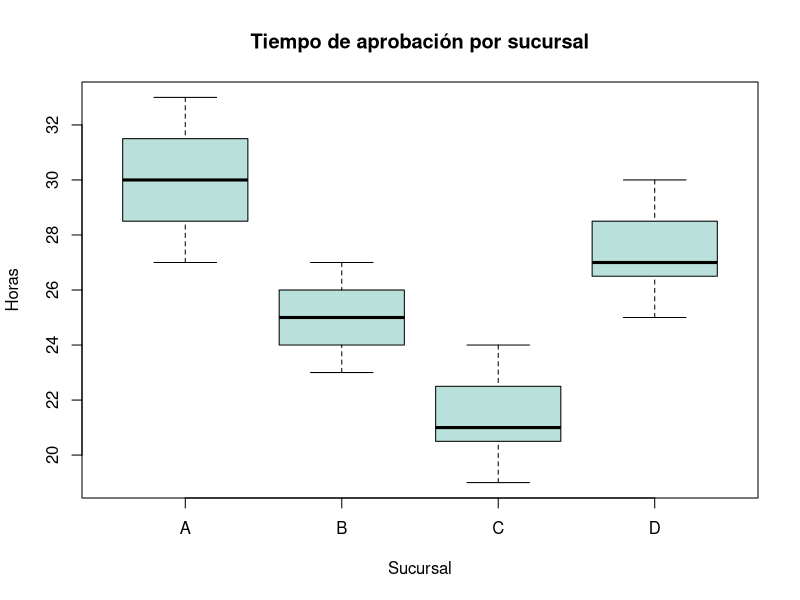

Write the R code that produced this figure.
# Proyecto 09 | ANOVA de un factor
# Quiero comparar los tiempos de aprobación de cuatro sucursales.
# Los datos son de una práctica académica.

# 1. Registro las siete solicitudes por sucursal
sucursal_a <- c(30, 28, 32, 29, 31, 33, 27)
sucursal_b <- c(26, 24, 25, 27, 23, 26, 24)
sucursal_c <- c(21, 23, 20, 22, 19, 24, 21)
sucursal_d <- c(28, 27, 25, 29, 26, 30, 27)

datos <- data.frame(
  sucursal = factor(rep(c("A", "B", "C", "D"), each = 7)),
  horas = c(sucursal_a, sucursal_b, sucursal_c, sucursal_d)
)

# 2. Empiezo revisando promedios y desviaciones
print(aggregate(horas ~ sucursal, datos, mean))
print(aggregate(horas ~ sucursal, datos, sd))

# 3. H0: todas las sucursales tienen el mismo promedio.
#    H1: al menos una tiene un promedio diferente.
modelo <- aov(horas ~ sucursal, data = datos)
print(summary(modelo))

# 4. Reviso supuestos: residuos y variabilidad por grupo
print(shapiro.test(residuals(modelo)))
print(bartlett.test(horas ~ sucursal, data = datos))

# 5. Con Tukey identifico entre cuáles sucursales hay diferencias
print(TukeyHSD(modelo))

# 6. Gráfico de los tiempos de aprobación
if (!dir.exists("figuras")) dir.create("figuras")
png("figuras/tiempos-sucursales.png", width = 1000, height = 650, res = 140)
boxplot(horas ~ sucursal, data = datos, col = "#B9E0DA",
        main = "Tiempo de aprobación por sucursal",
        xlab = "Sucursal", ylab = "Horas")
dev.off()

# Una aprobación más rápida no garantiza por sí sola mejor servicio.
